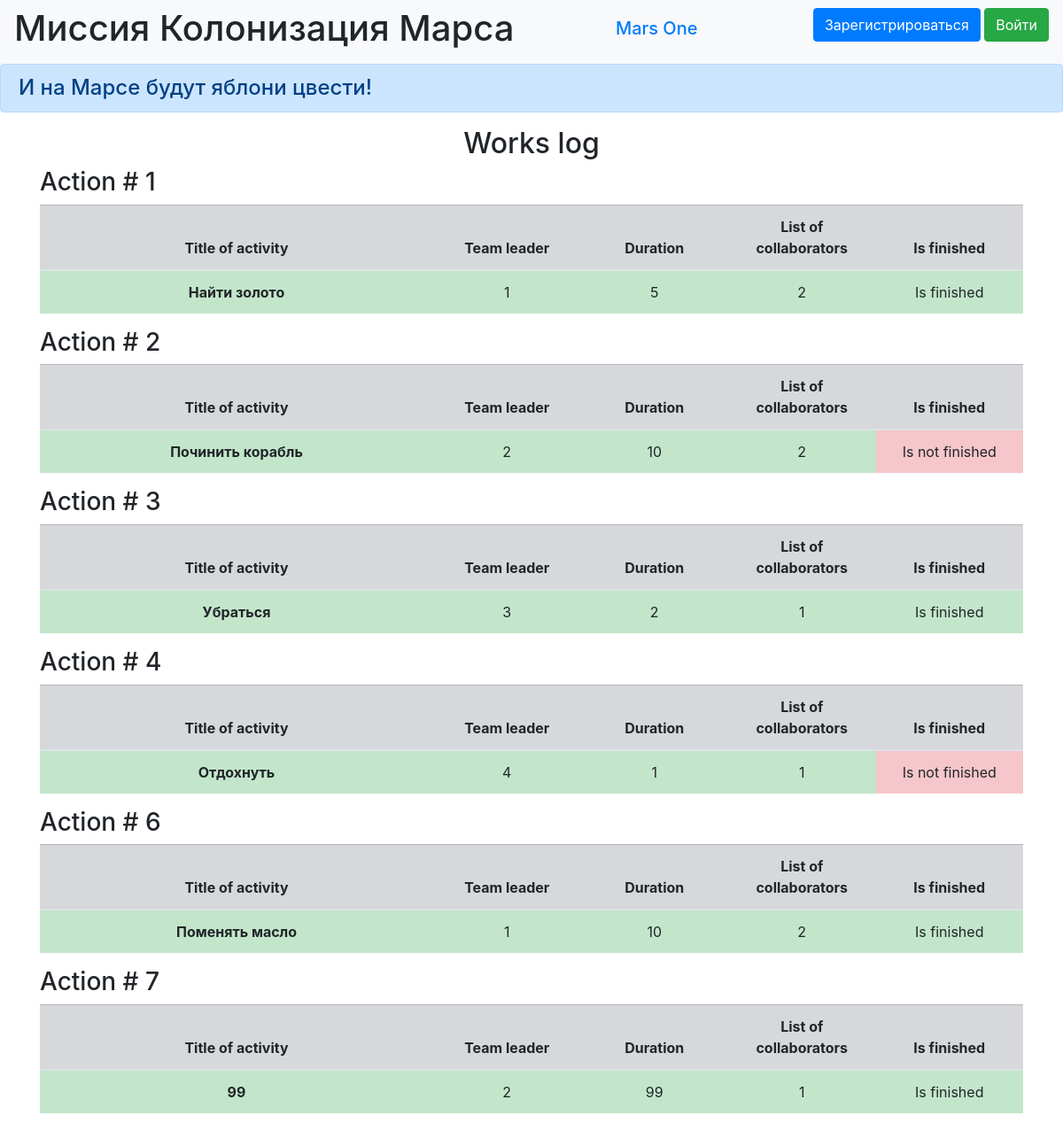
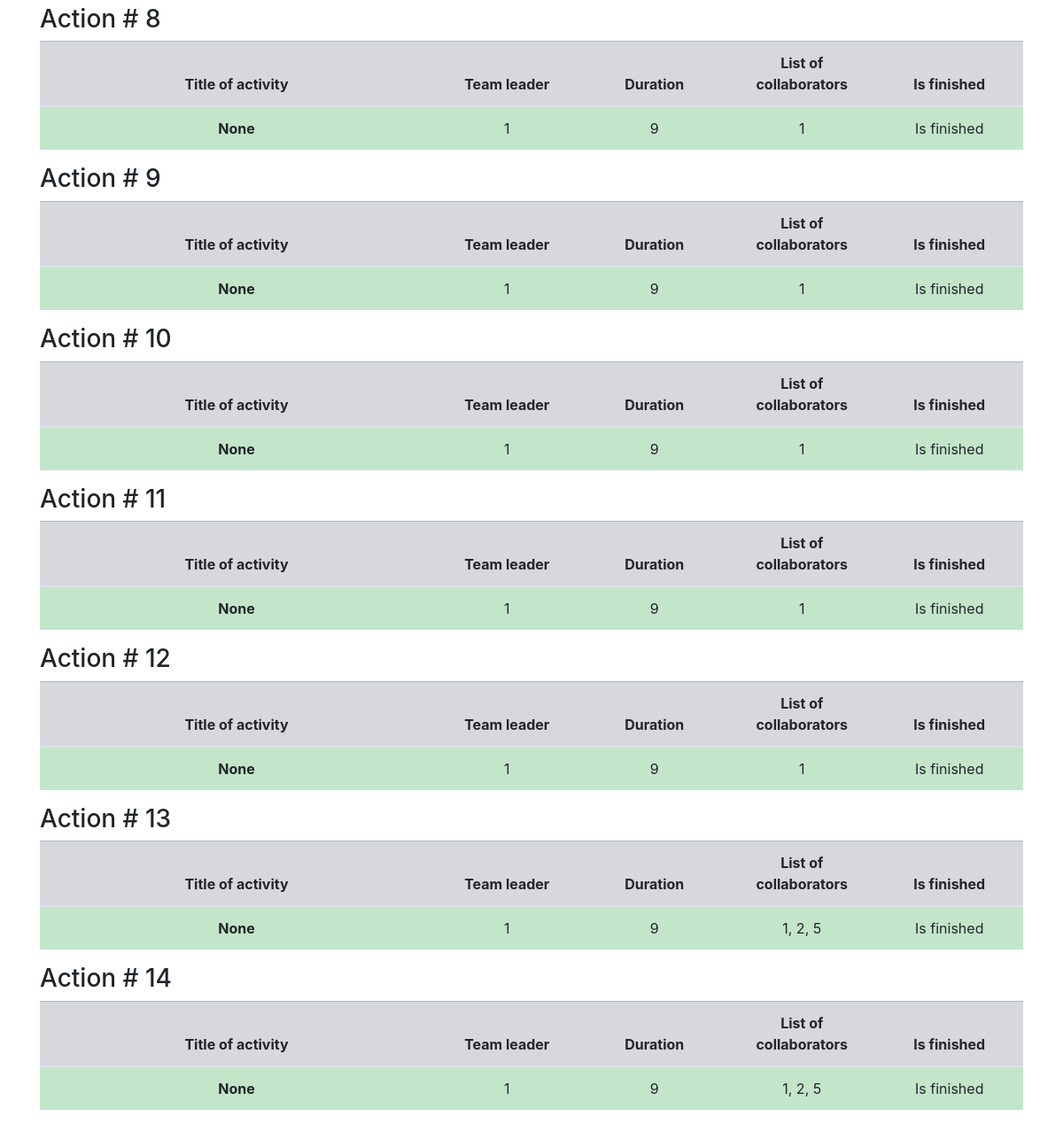
Page /jobs on the committed database (2 pictures, top to bottom).
### data/jobs.py (models this page shows, shortened)
class Jobs(SqlAlchemyBase):
    __tablename__ = 'jobs'
    id = sqlalchemy.Column(sqlalchemy.Integer,
                           primary_key=True, autoincrement=True)
    team_leader = sqlalchemy.Column(sqlalchemy.Integer,
                                    sqlalchemy.ForeignKey("users.id"))
    job = sqlalchemy.Column(sqlalchemy.String, nullable=True)
    work_size = sqlalchemy.Column(sqlalchemy.Integer, nullable=True)
    collaborators = sqlalchemy.Column(sqlalchemy.String, nullable=True)
    start_date = sqlalchemy.Column(sqlalchemy.DateTime,
                                   default=datetime.datetime.now)
    end_date = sqlalchemy.Column(sqlalchemy.DateTime,
                                 default=datetime.datetime.now)
    is_finished = sqlalchemy.Column(sqlalchemy.Boolean, default=True)
    user = orm.relationship("User")

### main.py (the view)
@app.route("/jobs")
def jobs():
    db_sess = db_session.create_session()
    jobs = db_sess.query(Jobs).all()
    return render_template("jobs.html", jobs=jobs)

### data/db_session.py (called while the page is built)
def create_session() -> Session:
    global __factory
    return __factory()

### templates/jobs.html (shortened to what this page needs)
{% extends "base.html" %}
{% block content %}
<h2>Works log</h2>
{% for item in jobs %}
<h3>Action # {{item.id}}</h3>
<table class="table">
  <thead>
    <tr class="table-secondary">
      <th scope="col" width="40%" >Title of activity</th>
      <th scope="col" width="15%">Team leader</th>
      <th scope="col" width="15%">Duration</th>
      <th scope="col" width="15%">List of collaborators</th>
      <th scope="col" width="15%">Is finished</th>
    </tr>
  </thead>
  <tbody>
    <tr>
      <th scope="row" class="table-success">{{item.job}}</th>
      <td class="table-success">{{item.team_leader}}</td>
      <td class="table-success">{{item.work_size}}</td>
      <td class="table-success">{{item.collaborators}}</td>
      {% if item.is_finished == True %}
      <td class="table-success">Is finished</td>
      {% elif item.is_finished == False %}
      <td class="table-danger">Is not finished</td>
      {% endif %}
    </tr>
  </tbody>
</table>
{% endfor %}
{% endblock %}

### templates/base.html (shortened to what this page needs)
<!doctype html>
<html lang="en">
<head>
    <link rel="stylesheet" href="/static/css/style.css">
    <link rel="stylesheet"
          href="https://stackpath.bootstrapcdn.com/bootstrap/4.4.1/css/bootstrap.min.css"
>
</head>
<body>
<header>
    <nav class="navbar navbar-light bg-light">
        <h1 class="muted-text"> Миссия Колонизация Марса</h1>
        <h1 class="navbar-brand"><a href="#">Mars One</a></h1>
        {% if current_user.is_authenticated %}
        <p>
            <a class="btn btn-primary " href="/jobs">Работы</a>
        </p>
    <a class="navbar-brand" href="/logout">{{ current_user.name }}</a>
{% else %}
    <p>
        <a class="btn btn-primary " href="/register">Зарегистрироваться</a>
        <a class="btn btn-success" href="/login">Войти</a>
    </p>
{% endif %}
    </nav>
    <h4 class="alert alert-primary" role="alert">И на Марсе будут яблони цвести!</h4>
</header>
<main role="main" class="container">
    {% block content %}{% endblock %}
</main>
</body>
</html>

### static/css/style.css (style rules this page uses)
th, tr, td, .center-text { text-align: center; vertical-align: middle; }
h2 { text-align: center; }

### rows in the picture
Jobs: id "1", job "Найти золото", team_leader "1", work_size "5", collaborators "2", is_finished "Is finished"
Jobs: id "2", job "Починить корабль", team_leader "2", work_size "10", collaborators "2", is_finished "Is not finished"
Jobs: id "3", job "Убраться", team_leader "3", work_size "2", collaborators "1", is_finished "Is finished"
Jobs: id "4", job "Отдохнуть", team_leader "4", work_size "1", collaborators "1", is_finished "Is not finished"
Jobs: id "6", job "Поменять масло", team_leader "1", work_size "10", collaborators "2", is_finished "Is finished"
Jobs: id "7", job "99", team_leader "2", work_size "99", collaborators "1", is_finished "Is finished"
Jobs: id "8", job "None", team_leader "1", work_size "9", collaborators "1", is_finished "Is finished"
Jobs: id "9", job "None", team_leader "1", work_size "9", collaborators "1", is_finished "Is finished"
Jobs: id "10", job "None", team_leader "1", work_size "9", collaborators "1", is_finished "Is finished"
Jobs: id "11", job "None", team_leader "1", work_size "9", collaborators "1", is_finished "Is finished"
Jobs: id "12", job "None", team_leader "1", work_size "9", collaborators "1", is_finished "Is finished"
Jobs: id "13", job "None", team_leader "1", work_size "9", collaborators "1, 2, 5", is_finished "Is finished"
Jobs: id "14", job "None", team_leader "1", work_size "9", collaborators "1, 2, 5", is_finished "Is finished"
